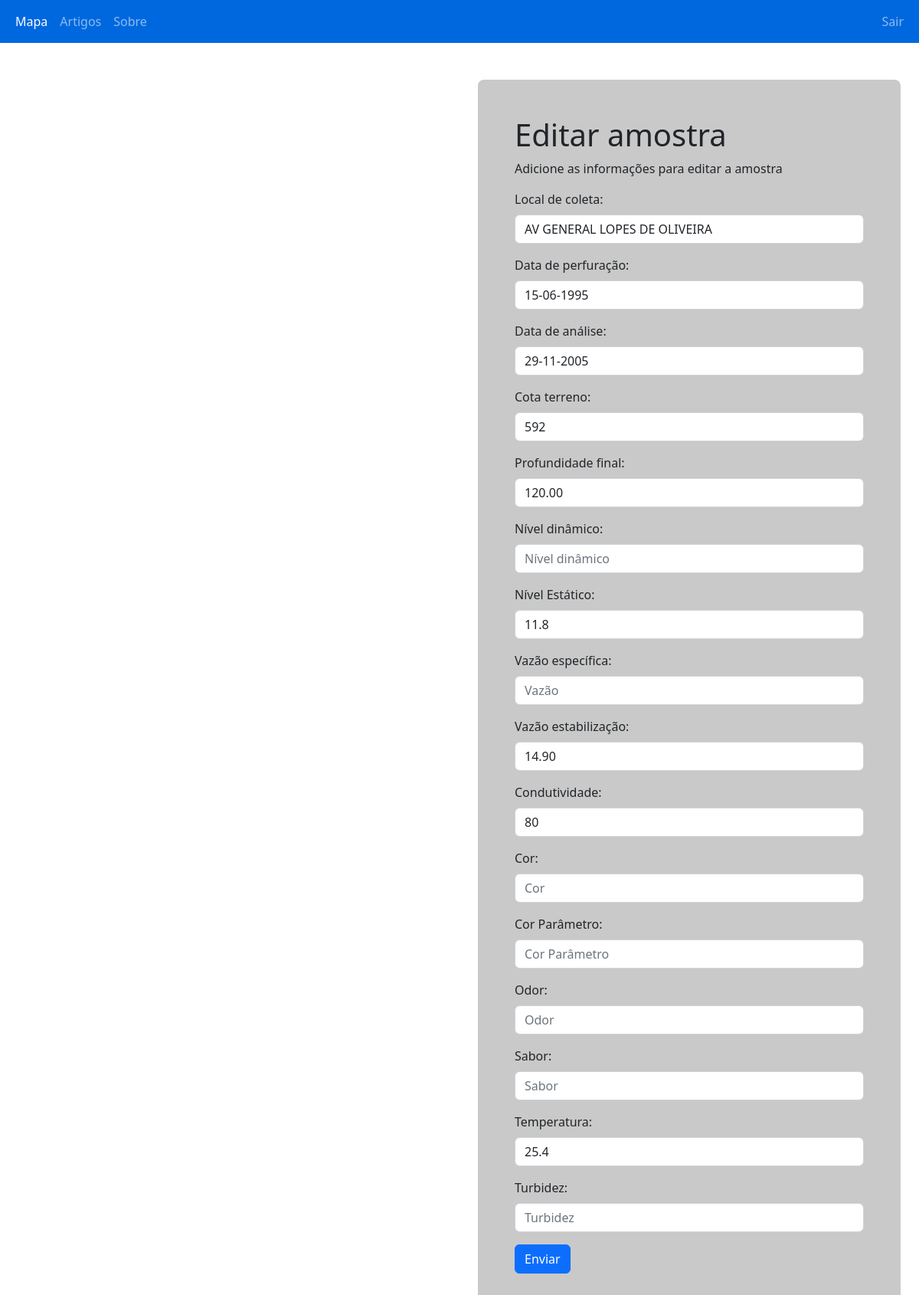
Screenshot of /php/editaramostra.php?ponto=4300016517 (signed in) with the database file from the repository.
### tables this page shows
CREATE TABLE `local` (
  `idLocal` int NOT NULL AUTO_INCREMENT,
  `ponto` bigint NOT NULL,
  `idCriador` int NOT NULL,
  `idEditor` int NOT NULL,
  `nome` varchar(150) NOT NULL,
  `lat` varchar(30) NOT NULL,
  `lng` varchar(30) NOT NULL,
  `tipo` varchar(100) DEFAULT NULL,
  `foto` varchar(1000) DEFAULT NULL,
  PRIMARY KEY (`idLocal`)
);

CREATE TABLE `amostra` (
  `idAmostra` int NOT NULL AUTO_INCREMENT,
  `ponto` bigint NOT NULL,
  `municipio` varchar(100) DEFAULT NULL,
  `idCriador` int DEFAULT NULL,
  `idEditor` int DEFAULT NULL,
  `dataPerfuracao` varchar(50) DEFAULT NULL,
  `dataAnalise` varchar(50) DEFAULT NULL,
  `cotaTerreno` varchar(50) DEFAULT NULL,
  `profundidadeFinal` varchar(50) DEFAULT NULL,
  `nivelDinamico` varchar(50) DEFAULT NULL,
  `nivelEstatico` varchar(50) DEFAULT NULL,
  `vazaoEspecifica` varchar(50) DEFAULT NULL,
  `vazaoEstabilizacao` varchar(50) DEFAULT NULL,
  `condutividade` varchar(50) DEFAULT NULL,
  `cor` varchar(50) DEFAULT NULL,
  `corParametro` varchar(45) DEFAULT NULL,
  `odor` varchar(45) DEFAULT NULL,
  `sabor` varchar(45) DEFAULT NULL,
  `temperatura` varchar(50) DEFAULT NULL,
  `turbidez` varchar(45) DEFAULT NULL,
  PRIMARY KEY (`idAmostra`)
);

### php/editaramostra.php (the view, shortened to what this page needs)
<!DOCTYPE html>
<html lang="pt-br">
<head>
    <link rel="stylesheet" href="../style/style.css">
    <link href="https://cdn.jsdelivr.net/npm/bootstrap@5.2.2/dist/css/bootstrap.min.css" rel="stylesheet">
    <link rel="stylesheet" href="https://unpkg.com/leaflet@1.9.2/dist/leaflet.css"integrity="sha256-sA+zWATbFveLLNqWO2gtiw3HL/lh1giY/Inf1BJ0z14="crossorigin=""/>
</head>
            <?php
    include_once "navbarL.php";
    include_once "link.php";
    $ponto = $_GET['ponto'];
    $query = mysqli_query($link,"SELECT * FROM AMOSTRA WHERE ponto = '$ponto'");
    $query2 = mysqli_query($link,"SELECT * FROM LOCAL  WHERE ponto = '$ponto'") or die (mysqli_error($link));
    $row = mysqli_fetch_assoc($query);
    $row2 = mysqli_fetch_assoc($query2);
    function formatarData($dataOriginal) {
        $novaData = date("d-m-Y", strtotime($dataOriginal));
        $novaData = str_replace('/', '-', $novaData);
        return $novaData;
    }
?>
    <div class='container-fluid mt-5'>
        <div class='row'>
            <div class='col-6'>
                <div id="map" class="ms-5" style="height: 500px;">
                </div>
            </div>
            <div class='col-6'>
                <div class="container-fluid d-block mb-5" style="">
                    <div class="gray p-5 rounded-3">
                        <form action="c_editaramostra.php" method="post">
                            <h1>Editar amostra</h1>
                            <p>Adicione as informações para editar a amostra</p>
                            <label for="data" class="form-label">Local de coleta:</label>
                            <input type="text" class="form-control" id="nome" placeholder="Nome do local" name="localColetado" readonly value="<?php echo $row2['nome']; ?>">
                            <div class="mb-3 mt-3">
                                <label for="dataPerfuracao" class="form-label">Data de perfuração:</label>
                                <input type="text" class="form-control" value="<?php echo formatarData($row['dataPerfuracao'])?>" name="dataPerfuracao" placeholder="dia-mês-ano">
                            </div>
                            <div class="mb-3 mt-3">
                                <label for="data" class="form-label">Data de análise:</label>
                                <input type="text" class="form-control" value="<?php echo formatarData($row['dataAnalise'])?>" name="dataAnalise" placeholder="dia-mês-ano">
                            </div>
                            <div class="mb-3 mt-3">
                                <label class="form-label">Cota terreno:</label>
                                <input type="text" class="form-control" placeholder="Cota terreno" name="cotaTerreno" value="<?php echo $row['cotaTerreno']?>">
                            </div>
                            <div class="mb-3 mt-3">
                                <label class="form-label">Profundidade final:</label>
                                <input type="text" class="form-control" placeholder="Profundidade final" name="profundidadeFinal" value="<?php echo $row['profundidadeFinal']?>">
                            </div>
                            <div class="mb-3 mt-3">
                                <label class="form-label">Nível dinâmico:</label>
                                <input type="text" class="form-control" placeholder="Nível dinâmico" name="nivelDinamico" value="<?php echo $row['nivelDinamico']?>">
                            </div>
                            <div class="mb-3 mt-3">
                                <label class="form-label">Nível Estático:</label>
                                <input type="text" class="form-control" placeholder="Nível Estático" name="nivelEstatico" value="<?php echo $row['nivelEstatico']?>">
                            </div>
                            <div class="mb-3 mt-3">
                                <label class="form-label">Vazão específica:</label>
                                <input type="text" class="form-control" placeholder="Vazão" name="vazaoEspecifica" value="<?php echo $row['vazaoEspecifica']?>">
                            </div>
                            <div class="mb-3 mt-3">
                                <label class="form-label">Vazão estabilização:</label>
                                <input type="text" class="form-control" placeholder="Vazão" name="vazaoEstabilizacao" value="<?php echo $row['vazaoEstabilizacao']?>">
                            </div>
                            <div class="mb-3 mt-3">
                                <label class="form-label">Condutividade:</label>
                                <input type="text" class="form-control" placeholder="Condutividade" name="condutividade" value="<?php echo $row['condutividade']?>">
                            </div>
                            <div class="mb-3 mt-3">
                                <label class="form-label">Cor:</label>
                                <input type="text" class="form-control" placeholder="Cor" name="cor" value="<?php echo $row['cor']?>">
                            </div>
                            <div class="mb-3 mt-3">
                                <label class="form-label">Cor Parâmetro:</label>
                                <input type="text" class="form-control" placeholder="Cor Parâmetro" name="corParametro" value="<?php echo $row['corParametro']?>">
                            </div>
                            <div class="mb-3 mt-3">
                                <label class="form-label">Odor:</label>
                                <input type="text" class="form-control" placeholder="Odor" name="odor" value="<?php echo $row['odor']?>">
                            </div>
                            <div class="mb-3 mt-3">
                                <label class="form-label">Sabor:</label>
                                <input type="text" class="form-control" placeholder="Sabor" name="sabor" value="<?php echo $row['sabor']?>">
                            </div>
                            <div class="mb-3 mt-3">
                                <label class="form-label">Temperatura:</label>
                                <input type="text" class="form-control" placeholder="Temperatura" name="temperatura" value="<?php echo $row['temperatura']?>">
                            </div>
                            <div class="mb-3 mt-3">
                                <label class="form-label">Turbidez:</label>
                                <input type="text" class="form-control" placeholder="Turbidez" name="turbidez" value="<?php echo $row['turbidez']?>">
                            </div>
                            <button type="submit" class="btn btn-primary">Enviar</button>
                        </form>
                    </div>
                </div>
            </div>
        </div>
    </div>
</body>

### style/style.css (style rules this page uses)
.gray { background-color: rgb(201, 201, 201); }

### rows the page displays
local: localColetado "AV GENERAL LOPES DE OLIVEIRA"
amostra: dataPerfuracao "15-06-1995", dataAnalise "29-11-2005", cotaTerreno "592", profundidadeFinal "120.00", nivelEstatico "11.8", vazaoEstabilizacao "14.90", condutividade "80", temperatura "25.4"
